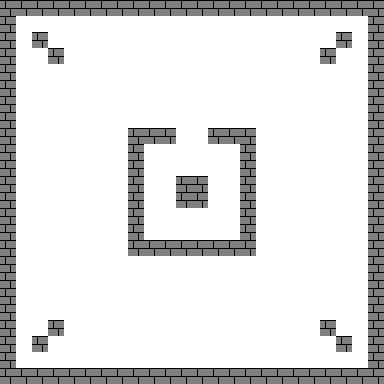

Tiled map render using the project's own tile images. Description and the map definition, with tile-layer contents summarised, below:
An orthogonal 24x24 tile map with 16x16 px tiles, 1 tile layer (ground) and 2 objects (teleport, action).

<map version="1.0" orientation="orthogonal" width="24" height="24" tilewidth="16" tileheight="16">
 <tileset firstgid="1" name="tiles" tilewidth="16" tileheight="16">
  <image source="../tiles.png" width="256" height="256" />
  <tile id="1">
   <properties>
    <property name="obstacle" value="1" />
   </properties>
  </tile>
 </tileset>
 <objectgroup name="objects" width="24" height="24">
  <object type="teleport" x="176" y="208" width="32" height="32">
   <properties>
    <property name="map" value="testmap" />
    <property name="x" value="18" />
    <property name="y" value="18" />
   </properties>
  </object>
  <object type="action" x="176" y="128" width="32" height="48">
   <properties>
    <property name="action" value="sayhello" />
   </properties>
  </object>
 </objectgroup>
 <layer name="ground" width="24" height="24">
  <data>[576 cells, 576 non-empty, 2 distinct tile ids]</data>
 </layer>
</map>